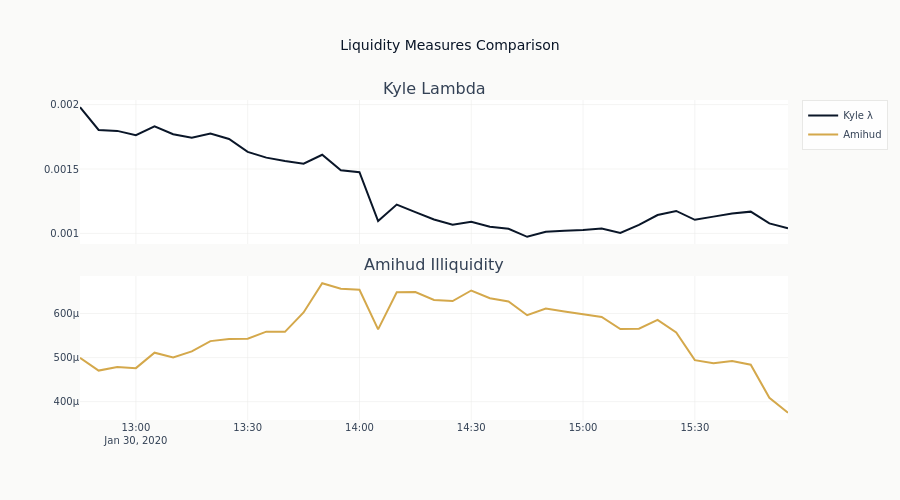

Notebook code for this chart:
### Markdown cell above
### Amihud Illiquidity

Amihud ratio measures absolute return per dollar traded. Higher = more illiquid.

$$\text{Amihud} = \frac{1}{N} \sum_t \frac{|r_t|}{\text{DollarVolume}_t}$$

### Code cell
# Amihud vs Kyle comparison
fig = make_subplots(
    rows=2,
    cols=1,
    shared_xaxes=True,
    subplot_titles=["Kyle Lambda", "Amihud Illiquidity"],
    vertical_spacing=0.1,
)

fig.add_trace(
    go.Scatter(
        x=features_df["timestamp"].to_list()[-n:],
        y=features_df["kyle_lambda"].to_list()[-n:],
        name="Kyle λ",
    ),
    row=1,
    col=1,
)
fig.add_trace(
    go.Scatter(
        x=features_df["timestamp"].to_list()[-n:],
        y=features_df["amihud"].to_list()[-n:],
        name="Amihud",
    ),
    row=2,
    col=1,
)

fig.update_layout(height=500, title="Liquidity Measures Comparison")
show_plotly_with_alt(
    fig,
    (
        "Two stacked panels sharing a time axis across the afternoon of a single trading "
        "session in January 2020, each on its own vertical scale because the two measures "
        "are in different units. The top panel plots Kyle lambda in dark blue, declining "
        "from its highest value on the left through a step down shortly after two "
        "o'clock to a lower, flatter level for the rest of the window. The bottom panel "
        "plots Amihud illiquidity in amber, which runs the other way over the same hours: "
        "it rises from the left to a broad peak in the middle of the window, then falls "
        "through the last hour to finish at its lowest point."
    ),
)


# Both, and named: pl.corr is Pearson by default, which measures level co-movement,
# while the question "do the two measures agree on which bars are illiquid" is a ranking
# question and wants Spearman.
def fmt(value: float | None, spec: str = "+.3f", absent: str = "undefined") -> str:
    """Format a statistic that a short sample can leave undefined.

    polars returns a null, not an error, when a correlation or a median has nothing to
    work with: a constant column, fewer than two non-null rows, an empty frame. Those
    arrive here as None and `format` raises TypeError on them, which stops the notebook
    on a smaller slice of data while working on a larger one.
    """
    return absent if value is None else format(value, spec)


corr_pearson = features_df.select(pl.corr("kyle_lambda", "amihud")).item()
corr_spearman = features_df.select(pl.corr("kyle_lambda", "amihud", method="spearman")).item()
print(f"Kyle lambda vs Amihud, over {len(features_df)} bars of one session:")
print(f"  Pearson  {fmt(corr_pearson)}")
print(f"  Spearman {fmt(corr_spearman)}")

### Figure 1 — Plotly figure (JSON) as saved in the notebook; plotly's stock layout.template omitted (floating-point values rounded to 4 significant figures)
{"data": [{"name": "Kyle λ", "type": "scatter", "x": ["2020-01-30T12:45:00", "2020-01-30T12:50:00", "2020-01-30T12:55:00", "2020-01-30T13:00:00", "2020-01-30T13:05:00", "2020-01-30T13:10:00", "2020-01-30T13:15:00", "2020-01-30T13:20:00", "2020-01-30T13:25:00", "2020-01-30T13:30:00", "2020-01-30T13:35:00", "2020-01-30T13:40:00", "2020-01-30T13:45:00", "2020-01-30T13:50:00", "2020-01-30T13:55:00", "2020-01-30T14:00:00", "2020-01-30T14:05:00", "2020-01-30T14:10:00", "2020-01-30T14:15:00", "2020-01-30T14:20:00", "2020-01-30T14:25:00", "2020-01-30T14:30:00", "2020-01-30T14:35:00", "2020-01-30T14:40:00", "2020-01-30T14:45:00", "2020-01-30T14:50:00", "2020-01-30T14:55:00", "2020-01-30T15:00:00", "2020-01-30T15:05:00", "2020-01-30T15:10:00", "2020-01-30T15:15:00", "2020-01-30T15:20:00", "2020-01-30T15:25:00", "2020-01-30T15:30:00", "2020-01-30T15:35:00", "2020-01-30T15:40:00", "2020-01-30T15:45:00", "2020-01-30T15:50:00", "2020-01-30T15:55:00"], "xaxis": "x", "y": [0.00198, 0.001803, 0.001796, 0.001762, 0.001831, 0.00177, 0.001743, 0.001776, 0.001733, 0.001633, 0.001588, 0.001562, 0.001542, 0.001611, 0.001491, 0.001476, 0.001096, 0.001224, 0.001165, 0.001108, 0.001068, 0.001091, 0.001051, 0.001036, 0.0009737, 0.001013, 0.001022, 0.001026, 0.001038, 0.001004, 0.001066, 0.001143, 0.001174, 0.001106, 0.00113, 0.001154, 0.001169, 0.001077, 0.001039], "yaxis": "y"}, {"name": "Amihud", "type": "scatter", "x": ["2020-01-30T12:45:00", "2020-01-30T12:50:00", "2020-01-30T12:55:00", "2020-01-30T13:00:00", "2020-01-30T13:05:00", "2020-01-30T13:10:00", "2020-01-30T13:15:00", "2020-01-30T13:20:00", "2020-01-30T13:25:00", "2020-01-30T13:30:00", "2020-01-30T13:35:00", "2020-01-30T13:40:00", "2020-01-30T13:45:00", "2020-01-30T13:50:00", "2020-01-30T13:55:00", "2020-01-30T14:00:00", "2020-01-30T14:05:00", "2020-01-30T14:10:00", "2020-01-30T14:15:00", "2020-01-30T14:20:00", "2020-01-30T14:25:00", "2020-01-30T14:30:00", "2020-01-30T14:35:00", "2020-01-30T14:40:00", "2020-01-30T14:45:00", "2020-01-30T14:50:00", "2020-01-30T14:55:00", "2020-01-30T15:00:00", "2020-01-30T15:05:00", "2020-01-30T15:10:00", "2020-01-30T15:15:00", "2020-01-30T15:20:00", "2020-01-30T15:25:00", "2020-01-30T15:30:00", "2020-01-30T15:35:00", "2020-01-30T15:40:00", "2020-01-30T15:45:00", "2020-01-30T15:50:00", "2020-01-30T15:55:00"], "xaxis": "x2", "y": [0.0004995, 0.0004705, 0.0004788, 0.0004761, 0.0005112, 0.0005002, 0.0005141, 0.0005374, 0.0005421, 0.0005427, 0.0005589, 0.0005584, 0.0006025, 0.0006688, 0.0006561, 0.0006538, 0.0005641, 0.0006482, 0.0006488, 0.0006307, 0.0006284, 0.0006523, 0.0006348, 0.0006275, 0.0005961, 0.0006113, 0.0006048, 0.0005977, 0.0005924, 0.0005649, 0.0005655, 0.0005855, 0.0005569, 0.0004942, 0.0004871, 0.0004922, 0.0004839, 0.0004087, 0.0003748], "yaxis": "y2"}], "layout": {"annotations": [{"font": {"size": 16}, "showarrow": false, "text": "Kyle Lambda", "x": 0.5, "xanchor": "center", "xref": "paper", "y": 1.0, "yanchor": "bottom", "yref": "paper"}, {"font": {"size": 16}, "showarrow": false, "text": "Amihud Illiquidity", "x": 0.5, "xanchor": "center", "xref": "paper", "y": 0.45, "yanchor": "bottom", "yref": "paper"}], "height": 500, "title": {"text": "Liquidity Measures Comparison"}, "xaxis": {"anchor": "y", "domain": [0.0, 1.0], "matches": "x2", "showticklabels": false}, "xaxis2": {"anchor": "y2", "domain": [0.0, 1.0]}, "yaxis": {"anchor": "x", "domain": [0.55, 1.0]}, "yaxis2": {"anchor": "x2", "domain": [0.0, 0.45]}}}
